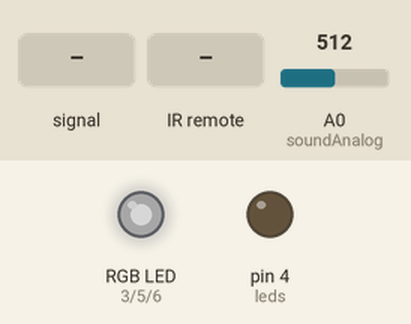
Recording of a sketch running on a simulated Arduino Uno, built with avr-gcc and run on an emulated ATmega328P. Parts: an RGB LED mixed from three pins (HIGH = lit), output pins drawn as LEDs (lit = HIGH). Inputs (shaded band) come from the test bench; at power-on: A0 (soundAnalog) = 512. Dim RGB values are drawn brighter than linear; random numbers use the default seed unless the sketch sets one; what the sketch prints to the serial monitor is not drawn.

Above: at 0.05 s.
At 1.26 s:
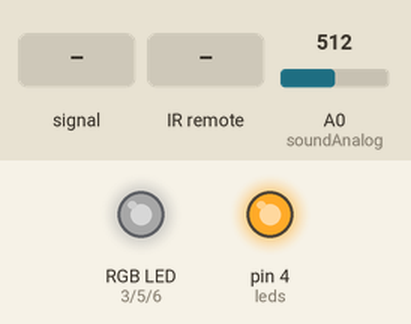
1.3 s: A0 (soundAnalog) fed a 200 Hz sine of ±460 counts around its level
At 1.46 s:
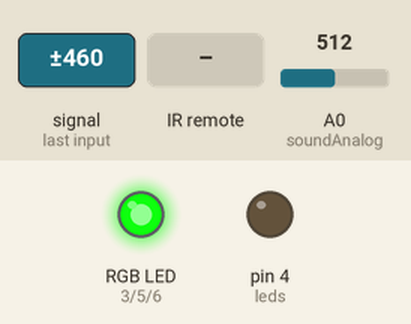
Timing chart, 0 to 3.1 s (numbered marks = the images above; inputs shaded):
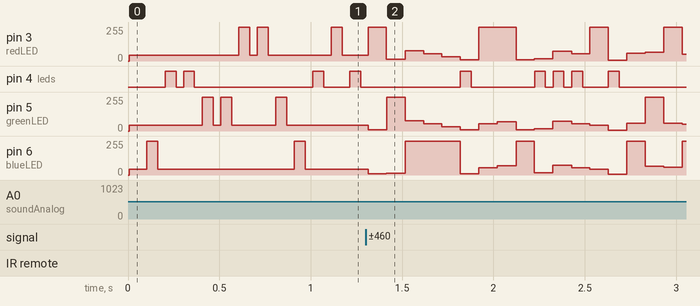

The sketch:

Snakelights_and_mic_module_code2.ino
```cpp
#include <IRremote.hpp>

// === Pin Setup ===
const int RECV_PIN = 2;
const int redLED = 3;
const int yellowLED = 4;
const int greenLED = 5;
const int blueLED = 6;
const int leds[] = {redLED, yellowLED, greenLED, blueLED};
const int numLeds = 4;

// === Sound Sensor Pins ===
const int soundAnalog = A0;  // Analog sound level (0–1023)
const int soundDigital = 11; // Optional beat pulse (unused here)

// === Remote Codes (from your verified set) ===
#define REMOTE_ADDRESS 0x0
#define CMD_ON     0x45
#define CMD_OFF    0x46
#define CMD_RED    0x47
#define CMD_GREEN  0x44
#define CMD_BLUE   0x40
#define CMD_YELLOW 0x43
#define CMD_WHITE  0x07
#define CMD_FLASH  0x15
#define CMD_STROBE 0x09
#define CMD_FADE   0x16
#define CMD_SMOOTH 0x19

// === Control Variables ===
bool systemOn = false;    // false = sound-reactive mode, true = snake lights
int currentMode = 1;      // Default snake pattern mode
unsigned long lastTrigger = 0;  // Timing for sound pulses

void setup() {
  Serial.begin(115200);
  IrReceiver.begin(RECV_PIN, ENABLE_LED_FEEDBACK);

  pinMode(soundAnalog, INPUT);
  pinMode(soundDigital, INPUT);

  for (int i = 0; i < numLeds; i++) {
    pinMode(leds[i], OUTPUT);
    digitalWrite(leds[i], LOW);
  }

  Serial.println("🎵 Snake Lights + Sound Reactive System Ready!");
  Serial.println("▶ Default: Sound reactive mode. Press ON to enter snake lights mode.");
}

void loop() {
  // --- IR Remote Processing ---
  if (IrReceiver.decode()) {
    if (IrReceiver.decodedIRData.address == REMOTE_ADDRESS && IrReceiver.decodedIRData.flags == 0) {
      uint8_t cmd = IrReceiver.decodedIRData.command;
      Serial.print("Command: 0x");
      Serial.println(cmd, HEX);

      switch (cmd) {
       case CMD_ON:
          systemOn = true;
          break;

        case CMD_OFF:
          systemOn = false;
          turnOffLeds();
          break;

        case CMD_RED:
          showSingleColor(redLED);
          break;

        case CMD_GREEN:
          showSingleColor(greenLED);
          break;

        case CMD_BLUE:
          showSingleColor(blueLED);
          break;

        case CMD_YELLOW:
          showSingleColor(yellowLED);
          break;

        case CMD_WHITE:
          showWhite();  // Simulated white light
          break;

        case CMD_FLASH:
          currentMode = 1;
          break;

        case CMD_STROBE:
          currentMode = 2;
          break;

        case CMD_FADE:
          currentMode = 3;
          break;

        case CMD_SMOOTH:
          currentMode = 4;
          break;
      }
    }
    IrReceiver.resume();
  }

  // --- Behavior Switch ---
  if (systemOn) {
    runSnakeLights();  // IR-controlled sequence
  } else {
    runSoundReactive(); // Music-reactive pattern
  }
}

// === Snake Light Patterns ===
void runSnakeLights() {
  switch (currentMode) {
    case 1: flashPattern(); break;
    case 2: strobePattern(); break;
    case 3: fadePattern(); break;
    case 4: smoothPattern(); break;
  }
}

void flashPattern() {
  for (int i = 0; i < numLeds; i++) {
    digitalWrite(leds[i], HIGH);
    delay(150);
    digitalWrite(leds[i], LOW);
  }
}

void strobePattern() {
  for (int i = 0; i < numLeds; i++) {
    digitalWrite(leds[i], HIGH);
    delay(80);
    digitalWrite(leds[i], LOW);
    delay(80);
  }
}

void fadePattern() {
  for (int i = 0; i < numLeds; i++) {
    for (int brightness = 0; brightness <= 255; brightness += 15) {
      analogWrite(leds[i], brightness);
      delay(10);
    }
    for (int brightness = 255; brightness >= 0; brightness -= 15) {
      analogWrite(leds[i], brightness);
      delay(10);
    }
  }
}

void smoothPattern() {
  for (int i = 0; i < numLeds; i++) {
    digitalWrite(leds[i], HIGH);
    delay(200);
    digitalWrite(leds[i], LOW);
  }
}

// === Sound Reactive Mode (with threshold) ===
void runSoundReactive() {
  int soundLevel = analogRead(soundAnalog);  // 0–1023
  int threshold = 150;                       // Ignore anything below this level

  if (soundLevel > threshold && millis() - lastTrigger > 100) {
    lastTrigger = millis();

    // Flash a random LED when loud beat is detected
    int ledIndex = random(0, numLeds);
    digitalWrite(leds[ledIndex], HIGH);
    delay(60);
    digitalWrite(leds[ledIndex], LOW);
  }

  // Smooth brightness pulse according to sound intensity
  int brightness = map(soundLevel, 0, 1023, 0, 255);
  brightness = constrain(brightness, 0, 255);
  for (int i = 0; i < numLeds; i++) {
    analogWrite(leds[i], brightness / 3);
  }
}

// === Helper Function ===
void turnOffLeds() {
  for (int i = 0; i < numLeds; i++) digitalWrite(leds[i], LOW);
}

void showSingleColor(int ledPin) {
  turnOffLeds();
  digitalWrite(ledPin, HIGH);
}

void showWhite() {
  turnOffLeds();
  digitalWrite(redLED, HIGH);
  digitalWrite(greenLED, HIGH);
  digitalWrite(blueLED, HIGH);
}
```
